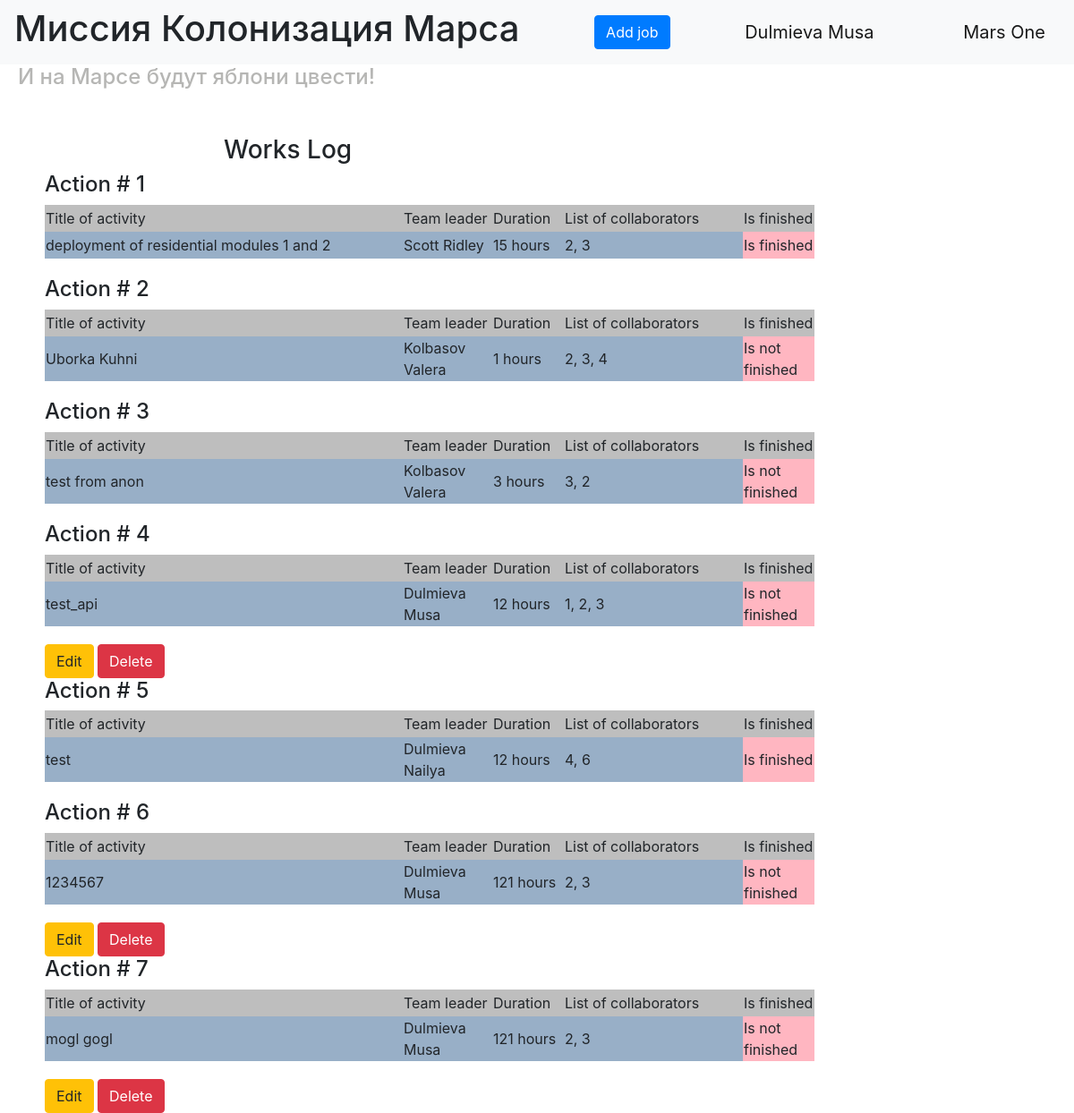
The app's page / (signed in) with its own data.
### data/new_user.py (models this page shows, shortened)
class User(SqlAlchemyBase, UserMixin, SerializerMixin):
    __tablename__ = 'users'
    id = sqlalchemy.Column(sqlalchemy.Integer,
                           primary_key=True, autoincrement=True)
    surname = sqlalchemy.Column(sqlalchemy.String, nullable=True)
    name = sqlalchemy.Column(sqlalchemy.String, nullable=True)
    age = sqlalchemy.Column(sqlalchemy.Integer, nullable=True)
    position = sqlalchemy.Column(sqlalchemy.String, nullable=True)
    speciality = sqlalchemy.Column(sqlalchemy.String, nullable=True)
    address = sqlalchemy.Column(sqlalchemy.String, nullable=True)
    email = sqlalchemy.Column(sqlalchemy.String, unique=True, nullable=True)
    hashed_password = sqlalchemy.Column(sqlalchemy.String, nullable=True)
    modified_date = sqlalchemy.Column(sqlalchemy.DateTime)

### data/jobs.py (models this page shows)
class Jobs(SqlAlchemyBase, SerializerMixin):
    __tablename__ = 'jobs'
    id = sqlalchemy.Column(sqlalchemy.Integer,
                           primary_key=True, autoincrement=True)
    team_leader = sqlalchemy.Column(sqlalchemy.Integer,
                                    sqlalchemy.ForeignKey("users.id"))
    job = sqlalchemy.Column(sqlalchemy.String, nullable=True)
    work_size = sqlalchemy.Column(sqlalchemy.Integer, nullable=True)
    collaborators = sqlalchemy.Column(sqlalchemy.String, nullable=True)
    start_date = sqlalchemy.Column(sqlalchemy.DateTime, default=datetime.datetime.now)
    end_date = sqlalchemy.Column(sqlalchemy.DateTime)
    is_finished = sqlalchemy.Column(sqlalchemy.Boolean, default=True)

### main_old.py (the view)
@app.route("/")
def index():
    jobs = []
    for job in db_sess.query(Jobs).all():
        user = db_sess.query(User).filter(User.id == job.team_leader).first()
        name = user.surname + ' ' + user.name
        jobs.append((job.job, name, f'{job.work_size} hours', job.collaborators,
                     'Is finished' if job.is_finished else 'Is not finished',
                     current_user.is_authenticated and (job.team_leader == current_user.id or current_user.id == 1),
                     job.id))
    return render_template("index.html", style=url_for('static', filename='css/style.css'), jobs=jobs)

### data/db_session.py (called while the page is built)
def create_session() -> Session:
    global __factory
    return __factory()

### main_old.py (called while the page is built)
@login_manager.user_loader
def load_user(user_id):
    db_sess = db_session.create_session()
    return db_sess.query(User).get(user_id)

### templates/index.html
{% extends "base.html" %}
{% block content %}
<div class="main_content">
    <h3 class="works_log">Works Log</h3>
    {% for job in jobs %}
        <h4>Action # {{loop.index}}</h4>
        <table class="job_table">
            <tr class="cap">
                <td width="400px" height="20px">Title of activity</td>
                <td width="100px" height="20px">Team leader</td>
                <td width="80px" height="20px">Duration</td>
                <td width="200px" height="20px">List of collaborators</td>
                <td width="80px" height="30px">Is finished</td>
            </tr>
            <tr class="info">
                <td width="400px" height="20px">{{job[0]}}</td>
                <td width="100px" height="20px">{{job[1]}}</td>
                <td width="80px" height="20px">{{job[2]}}</td>
                <td width="200px" height="20px">{{job[3]}}</td>
                <td width="80px" height="30px" class="is_finished_info">{{job[4]}}</td>
            </tr>
        </table>
        {% if job[5] %}
            <div>
                <a href="/editjob/{{ job[6] }}" class="btn btn-warning">
                    Edit
                </a>
                <a href="/deletejob/{{ job[6] }}" class="btn btn-danger">
                    Delete
                </a>
            </div>
        {% endif %}
    {% endfor %}
</div>
{% endblock %}
{% block style_block %}
<link href={{style}} rel="stylesheet" type="text/css">
{% endblock %}

### templates/base.html (shortened to what this page needs)
<!doctype html>
<html lang="en">
<head>
    <link rel="stylesheet"
          href="https://stackpath.bootstrapcdn.com/bootstrap/4.4.1/css/bootstrap.min.css"
>
    {% block style_block %}{% endblock %}
</head>
<body>
    <nav class="navbar navbar-light bg-light">
        <H1>Миссия Колонизация Марса</H1>
        {% if current_user.is_authenticated %}
            <p>
                <a class="btn btn-primary " href="/addjob">Add job</a>
            </p>
            <a class="navbar-brand" href="/logout">{{ current_user.surname }} {{ current_user.name }}</a>
        {% else %}
            <p>
                <a class="btn btn-primary " href="/register">Зарегистрироваться</a>
                <a class="btn btn-success" href="/login">Войти</a>
            </p>
        {% endif %}
        <a class="navbar-brand" href="/">Mars One</a>
    </nav>
    <H4 class="apple">И на Марсе будут яблони цвести!</H4>
    {% block content %}{% endblock %}
</body>
</html>

### static/css/style.css (style rules this page uses)
.works_log { margin-left: 200px; }
.main_content { margin-left: 50px; margin-top: 50px; }
.cap { background-color: #BEBEBE; }
.apple { margin-left: 20px; color: #B6B6B4; }
.info { background-color: #98AFC7; }
.is_finished_info { background-color: #ffb6c1; }
.job_table { margin-bottom: 20px; }
p { margin-bottom: 1px; }

### records on screen
User: surname "Dulmieva", name "Musa"
Jobs: job "deployment of residential modules 1 and 2", job "Scott Ridley", job "15 hours", collaborators "2, 3", job "Is finished"
Jobs: job "Uborka Kuhni", job "Kolbasov Valera", job "1 hours", collaborators "2, 3, 4", job "Is not finished"
Jobs: job "test from anon", job "Kolbasov Valera", job "3 hours", collaborators "3, 2", job "Is not finished"
Jobs: job "test_api", job "Dulmieva Musa", job "12 hours", collaborators "1, 2, 3", job "Is not finished"
Jobs: job "test", job "Dulmieva Nailya", job "12 hours", collaborators "4, 6", job "Is finished"
Jobs: job "1234567", job "Dulmieva Musa", job "121 hours", collaborators "2, 3", job "Is not finished"
Jobs: job "mogl gogl", job "Dulmieva Musa", job "121 hours", collaborators "2, 3", job "Is not finished"
